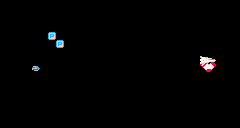

Rendered tile map (Tiled .tmx) drawn with the repository's tilesets; below, a short description and the map source with its tile grids summarised:
An orthogonal 30x16 tile map with 8x8 px tiles, 4 tile layers (Background, Tiles, GameObjectsBackground, GameObjects), 3 tilesets and 1 object (AlienStealthBomberSock).

<map version="1.10" tiledversion="1.11.0" orientation="orthogonal" renderorder="right-down" width="30" height="16" tilewidth="8" tileheight="8" infinite="0" nextlayerid="6" nextobjectid="5">
 <properties>
  <property name="IsSpace" value="1" />
  <property name="LevelNumber" value="4" />
 </properties>
 <tileset firstgid="1" source="Textures.tsx" />
 <tileset firstgid="577" source="SpaceTextures.tsx" />
 <tileset firstgid="1153" source="AutoMappingTiles.tsx" />
 <layer id="2" name="Background" width="30" height="16">
  <data>[480 cells, 480 non-empty, 1 distinct tile ids]</data>
 </layer>
 <layer id="1" name="Tiles" width="30" height="16">
  <data>[480 cells, 0 non-empty, 0 distinct tile ids]</data>
 </layer>
 <layer id="5" name="GameObjectsBackground" width="30" height="16">
  <data>[480 cells, 4 non-empty, 4 distinct tile ids]</data>
 </layer>
 <layer id="3" name="GameObjects" width="30" height="16">
  <data>[480 cells, 5 non-empty, 4 distinct tile ids]</data>
 </layer>
 <objectgroup id="4" name="Object Layer 1">
  <object id="4" name="AlienStealthBomberSock" x="195.875" y="51.25" width="29" height="25.125" />
 </objectgroup>
</map>
